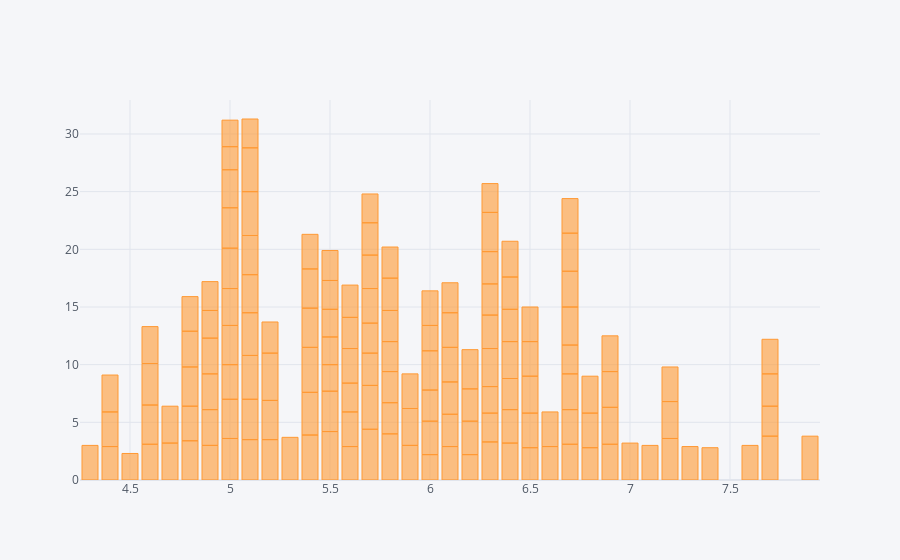

Notebook code for this chart:
### Code cell
dff.iplot(kind='bar',x='SepalLengthCm',y='SepalWidthCm')

### Figure 1 — Plotly figure (JSON) as saved in the notebook; plotly's stock layout.template omitted (floating-point values rounded to 4 significant figures; data arrays with more than 128 entries replaced by an {"elided": "..."} marker saying what was removed)
{"data": [{"marker": {"color": "rgba(255, 153, 51, 0.6)", "line": {"color": "rgba(255, 153, 51, 1.0)", "width": 1}}, "name": "SepalWidthCm", "orientation": "v", "text": "", "type": "bar", "x": {"elided": "150 float values"}, "y": {"elided": "150 float values"}}], "layout": {"legend": {"bgcolor": "#F5F6F9", "font": {"color": "#4D5663"}}, "paper_bgcolor": "#F5F6F9", "plot_bgcolor": "#F5F6F9", "title": {"font": {"color": "#4D5663"}}, "xaxis": {"gridcolor": "#E1E5ED", "showgrid": true, "tickfont": {"color": "#4D5663"}, "title": {"font": {"color": "#4D5663"}, "text": ""}, "zerolinecolor": "#E1E5ED"}, "yaxis": {"gridcolor": "#E1E5ED", "showgrid": true, "tickfont": {"color": "#4D5663"}, "title": {"font": {"color": "#4D5663"}, "text": ""}, "zerolinecolor": "#E1E5ED"}}}
